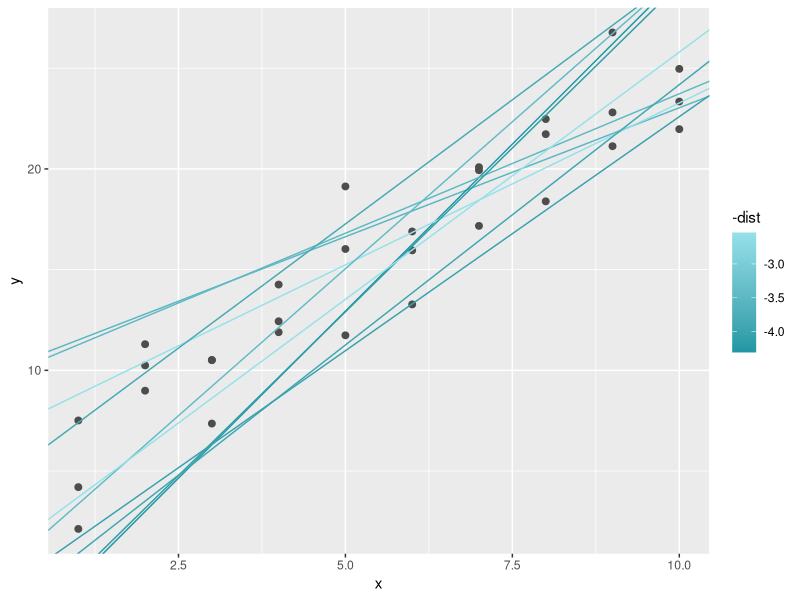
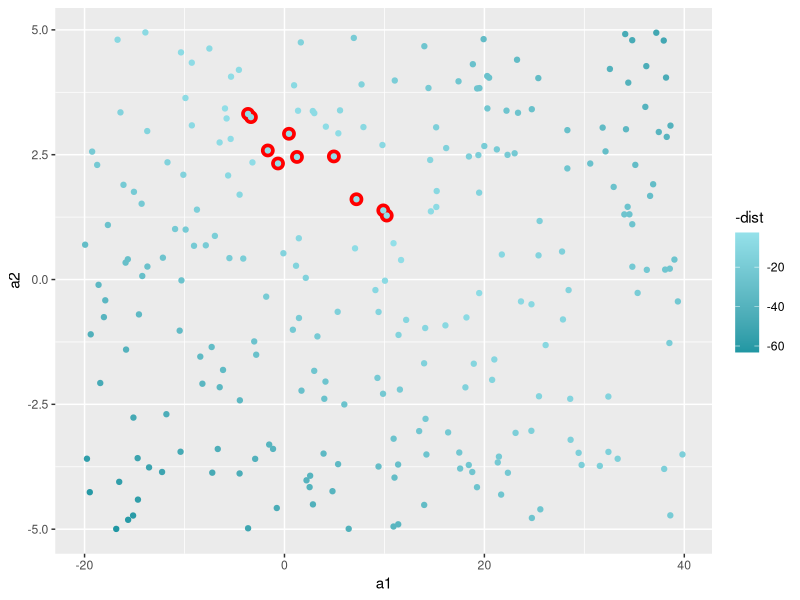
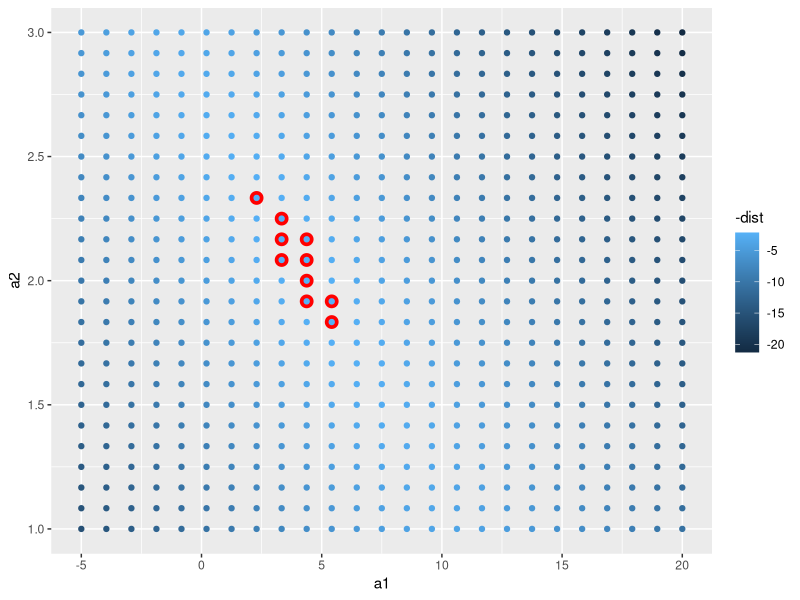
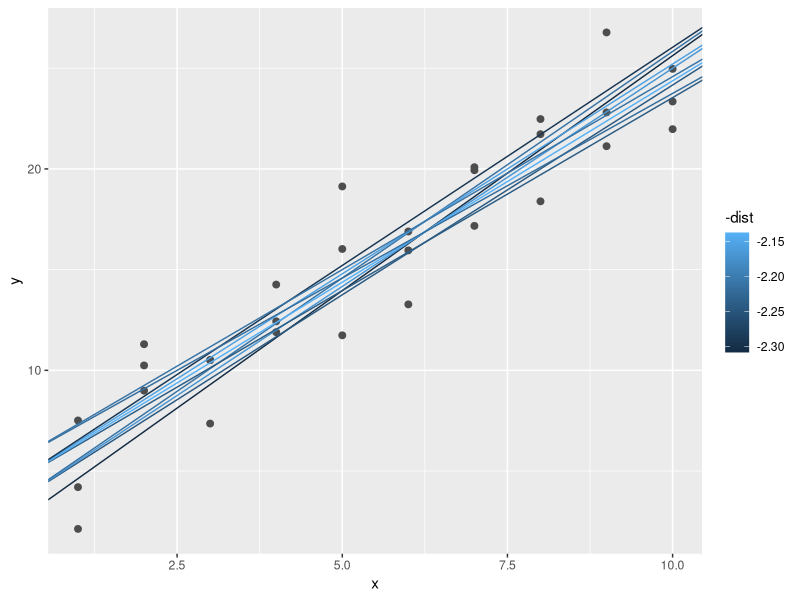
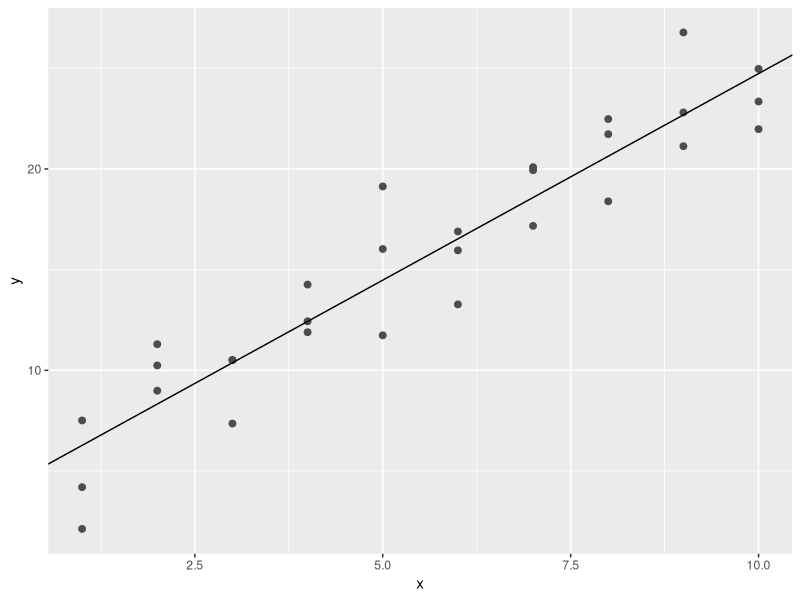

Write R code to recreate these figures, in order.
library(tidyverse)
library(modelr)
library(ggplot2)

models <- tibble(
  a1 = runif(250, -20, 40),
  a2 = runif(250, -5, 5)
)


model1 <- function(a, data) {
  a[1] + data$x * a[2]
}
model1(c(7, 1.5), sim1)

measure_distance <- function(mod, data) {
  diff <- data$y - model1(mod, data)
  sqrt(mean(diff ^ 2))
}
measure_distance(c(7, 1.5), sim1)

sim1_dist <- function(a1, a2) {
  measure_distance(c(a1, a2), sim1)
}

models <- models %>% 
  mutate(dist = purrr::map2_dbl(a1, a2, sim1_dist))
models

ggplot(sim1, aes(x, y)) + 
  geom_point(size = 2, colour = "grey30") + 
  geom_abline(
    aes(intercept = a1, slope = a2, colour = -dist), 
    data = filter(models, rank(dist) <= 10)
  ) +
  scale_color_continuous(low = "#2097A3", high = "#95E1EA")

ggplot(models, aes(a1, a2)) +
  geom_point(data = filter(models, rank(dist) <= 10), size = 4, colour = "red") +
  geom_point(aes(colour = -dist)) +
  scale_color_continuous(low = "#2097A3", high = "#95E1EA")

grid <- expand_grid(
  a1 = seq(-5, 20, length = 25),
  a2 = seq(1, 3, length = 25)
) %>% 
  mutate(dist = purrr::map2_dbl(a1, a2, sim1_dist))

grid %>% 
  ggplot(aes(a1, a2)) +
  geom_point(data = filter(grid, rank(dist) <= 10), size = 4, colour = "red") +
  geom_point(aes(colour = -dist))

ggplot(sim1, aes(x, y)) + 
  geom_point(size = 2, colour = "grey30") + 
  geom_abline(
    aes(intercept = a1, slope = a2, colour = -dist), 
    data = filter(grid, rank(dist) <= 10)
  )

best <- optim(c(0, 0), measure_distance, data = sim1)
best$par
## [1] 4.22 2.05

ggplot(sim1, aes(x, y)) + 
  geom_point(size = 2, colour = "grey30") + 
  geom_abline(intercept = best$par[1], slope = best$par[2])